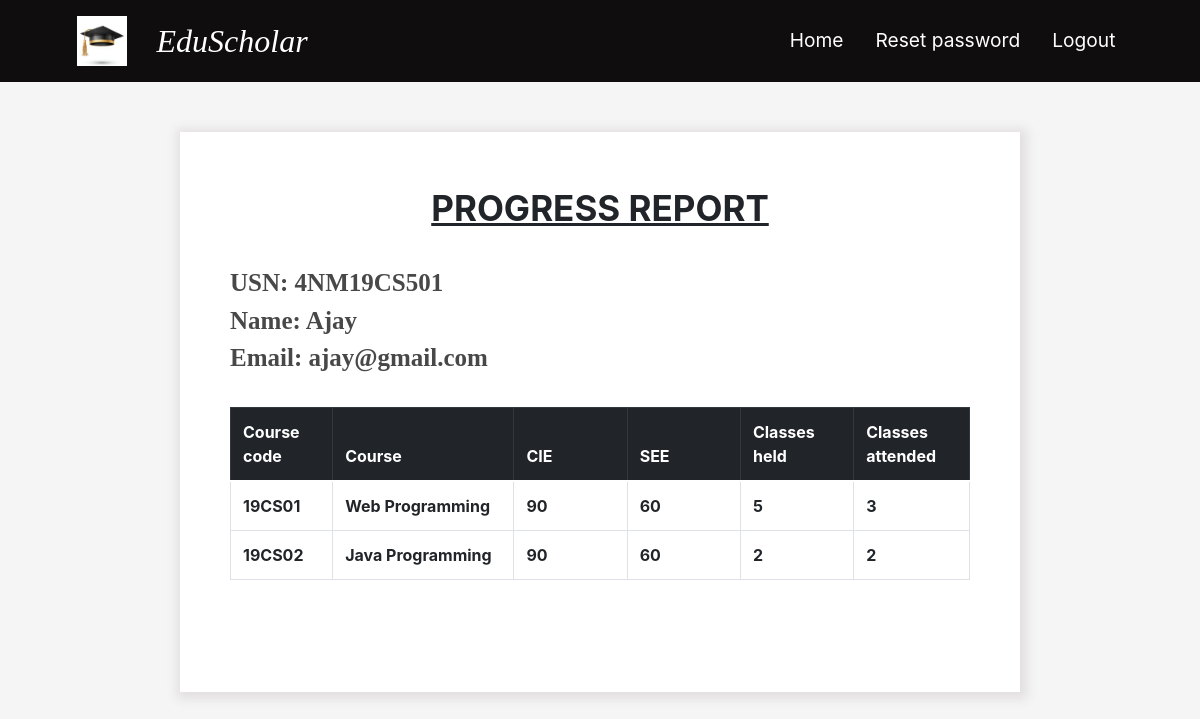
The page /welcome.php (signed in) on the database its author committed.
### tables this page shows
CREATE TABLE `marks` (
  `usn` varchar(10) NOT NULL,
  `cie` int(100) NOT NULL,
  `see` int(100) NOT NULL
);

CREATE TABLE `marks2` (
  `usn` varchar(10) NOT NULL,
  `cie` int(11) NOT NULL,
  `see` int(11) NOT NULL
);

### welcome.php (the view, shortened to what this page needs)
<!DOCTYPE html>
<html lang="en">
<head>
    <link
      href="https://cdn.jsdelivr.net/npm/bootstrap@5.0.2/dist/css/bootstrap.min.css"
      rel="stylesheet"
    />
    <link href="https://unpkg.com/aos@2.3.1/dist/aos.css" rel="stylesheet">
    <link rel="stylesheet" href="https://stackpath.bootstrapcdn.com/bootstrap/4.1.3/css/bootstrap.min.css">
    <link rel="stylesheet" href="css/navbar.css">
    <link rel="stylesheet" href="css/welcome.css">
</head>
<body>
<?php
    include('navbar.php');
    ?>
    <?php
         $usn=$_SESSION['usn'];
         $name=$_SESSION['name'];
         $email=$_SESSION['email'];
     ?>
    <div class="container" data-aos="fade-up" data-aos-duration="800">
        <div class="heading">PROGRESS REPORT</div>
        <div class="det">
            <div><span>USN:</span>  <?php echo $usn; ?></div>
            <div><span>Name:</span>  <?php echo $name; ?></div>
            <div><span>Email:</span>  <?php echo $email; ?></div>
        </div>
        <table class="table table-bordered">
            <thead class="thead-dark">
                <tr>
                <th style="width: 10%" scope="col">Course code</th>
                <th style="width: 20%" scope="col">Course</th>
                <th style="width: 12.5%" scope="col">CIE</th>
                <th style="width: 12.5%" scope="col">SEE</th>
                <th style="width: 12.5%" scope="col">Classes held</th>
                <th style="width: 12.5%" scope="col">Classes attended</th>
                </tr>
            </thead>
            <tbody>
    <?php
        require_once "config.php";
        $sql="SELECT * FROM marks where usn='$usn';";
        $sql2="SELECT count(adate) FROM attendance;";
        $sql3="SELECT count(adate) FROM attendance where $usn='P'";
        $sql4="SELECT * FROM marks2 where usn='$usn';";
        $sql5="SELECT count(adate) FROM attendance2;";
        $sql6="SELECT count(adate) FROM attendance2 where $usn='P'";
        if($result = mysqli_query($conn, $sql) and $res2=mysqli_query($conn,$sql2) and $res3=mysqli_query($conn,$sql3) and $res4 = mysqli_query($conn, $sql4) and $res5=mysqli_query($conn,$sql5) and $res6=mysqli_query($conn,$sql6)){
        if(mysqli_num_rows($result)==0 or mysqli_num_rows($res2)==0 or mysqli_num_rows($res3)==0 or mysqli_num_rows($res4)==0 or mysqli_num_rows($res5)==0 or mysqli_num_rows($res6)==0)
        {
            echo "<span class='nothing'>No records.</span>";
        }
        else{
                $row = mysqli_fetch_array($result);
                $row2 = mysqli_fetch_array($res2);
                $row3 = mysqli_fetch_array($res3);
                $ciem=$row['cie'];
                $seem=$row['see'];
                $cheld=$row2[0];
                $cattended=$row3[0];
                $row4 = mysqli_fetch_array($res4);
                $row5 = mysqli_fetch_array($res5);
                $row6 = mysqli_fetch_array($res6);
                $ciem2=$row4['cie'];
                $seem2=$row4['see'];
                $cheld2=$row5[0];
                $cattended2=$row6[0];
        echo "
                <tr>
                <td>19CS01</td>
                <td>Web Programming</td>
                <td id='cie'>$ciem</td>
                <td id='see'>$seem</td>
                <td>$cheld</td>
                <td>$cattended</td>
                </tr>
                <tr>
                <td>19CS02</td>
                <td>Java Programming</td>
                <td id='cie'>$ciem2</td>
                <td id='see'>$seem2</td>
                <td>$cheld2</td>
                <td>$cattended2</td>
                </tr>
        ";
        }
        }
    ?>
            </tbody>
        </table>
    </div>
</body>
</html>

### css/welcome.css (style rules this page uses)
* { margin: 0; padding: 0; box-sizing: border-box; }
body { background-color: whitesmoke; }
.container { background-color: white; box-shadow: 2px 2px 10px 5px #e2dfdf; width: 70%; height: 70vh; margin-top:50px; padding-left: 50px; padding-right: 50px; font-weight: bold; }
.heading { font-size:35px; text-align: center; padding-top: 50px; margin-bottom: 20px; text-decoration: underline; }
.det { font-size:25px; margin: 30px auto; display: flex; flex-direction: column; justify-content: flex-start; align-items: flex-start; font-weight:bold; font-family: 'Times New Roman', Times, serif; color: #494848 !important; }

### rows shown on the page
marks: cie "90", see "60"
marks2: cie "90", see "60"

### other values the page prints
$usn "4NM19CS501"
$name "Ajay"
$email "ajay@gmail.com"
$cheld "5"
$cattended "3"
$cheld2 "2"
$cattended2 "2"
